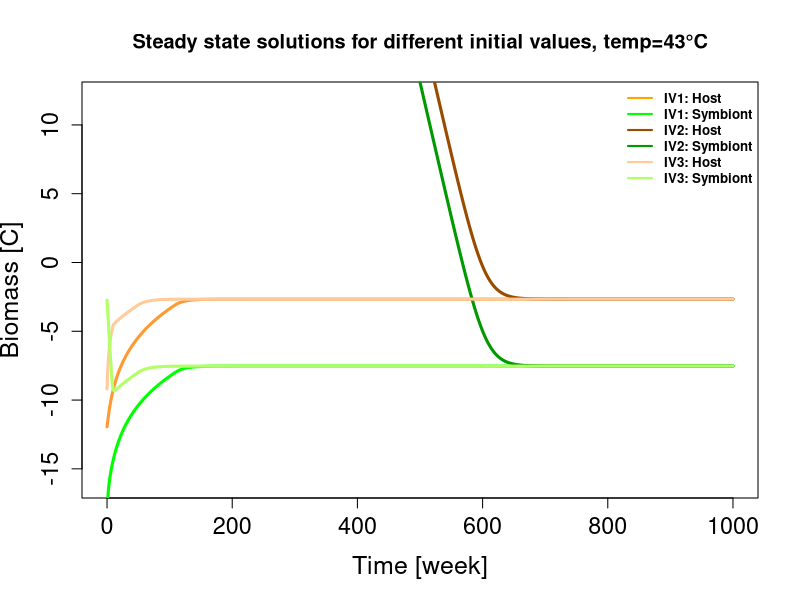

Here is the R script that generated this plot:
# this is a code for solving the system for different initital values in one plot - Done
# the system is from the article https://www.sciencedirect.com/science/article/pii/S0304380023000534
# incl. a temperature dependence on the metabolic input 
# made by Mikkel Nielsen and Camilla Jensen ¨
# last modified 16-Mar-2023 

library(deSolve)
library(ggplot2)
library(dplyr)
library(ggtext)

param <- list(
  p = 27.7, # Photosynthesis [week^-1]
  a = 0.0724, # Attack rate [week^-1]
  n_hn = 0.18, # Conversion rate of host to nitrogen [mol N mol C^-1]
  y_n = 0.0602, # Yield / conversion efficiency of host nitrogen to symbiont nitrogen [mol N mol N^-1]
  n_sn = 0.13, # Conversion of nitrogen to carbon [mol N mol C^-1]
  w = 0.00261, # Handling time of host for symbiont [week]
  d_s = 0.771, # Symbiont death rate [week^-1]
  d_h = 0.126, # Host death rate [week^-1]
  
  r_n = 0.0146, # Nitrogen uptake rate [mol N mol C^-1 week^-1] feed
  r_c = 0.00999, # Carbon uptake rate [week^-1] feed
  
  E = 0.63*1.60217663*10**(-19), # Activation energy [J]
  k = 1.380659*10**(-23), # Boltzmann's constant [J/K]
  T = 273.15+30.11, # Temperature [K]
  T_ref = 273.15+26.11 # ref temperature [K]
)

# temperature dependence
param$b = exp(-param$E*(1/param$k*(1/param$T-1/param$T_ref))) # Arrhenius equation 
param$w_tilde = param$w/param$b  # Handling time dependent on temperature

# Initial conditions 
S0 <- 1.02*10**(-10) #[mol C]
H0 <- 6.50*10**(-6) #[mol C]
S1 <- 0.08*10**(20) #much higher initial values
H1 <- 3*10**(50)
S2 <- 6.50*10**(-2) #S has a higher initial than H
H2 <- 1.02*10**(-4)

# Time 
t <- seq(0, 1000, by = 1)

# Dynamical equations - original initial values
HSmodel <- function(t, state, param) {
  with(as.list(c(state, param)), {
    dSdt <- pmin(p*S,
                 (a*H*n_hn*S*y_n)/(S*n_sn+a*H*n_sn*w_tilde)) - d_s*S
    
    dHdt <- -((a*H*S)/(S+a*H*w_tilde)) - d_h*H +
      pmin(((H^(2/3)*r_n/n_hn)),
           H^(2/3)*r_c+p*S - pmin(p*S,
                                  (a*H*n_hn*S*y_n)/(S*n_sn+a*H*n_sn*w_tilde)))
    return(list(c(dSdt, dHdt)))
  })
}


# Solve the differential equations
res <- ode(y = c(S = S0, H = H0), times = t, func = HSmodel, parms = param)
S <- res[, "S"]
H <- res[, "H"]

# Plot results
# Create a data frame with the time and species abundances
df <- data.frame(time = t, S = S, H = H)


# Solve the differential equations - 2 initial values
res1 <- ode(y = c(S = S1, H = H1), times = t, func = HSmodel, parms = param)
S1 <- res1[, "S"]
H1 <- res1[, "H"]

# Plot results
# Create a data frame with the time and species abundances
df1 <- data.frame(time = t, S1 = S1, H1 = H1)

# Solve the differential equations - 3 initial values 
res2 <- ode(y = c(S = S2, H = H2), times = t, func = HSmodel, parms = param)
S2 <- res2[, "S"]
H2 <- res2[, "H"]

# Plot results
# Create a data frame with the time and species abundances
df2 <- data.frame(time = t, S2 = S2, H2 = H2)


# plot with different initial values - log transformed
par(cex.lab=1.5, cex.axis=1.4)
plot(t,log(H), col="#FF9933", type="l", lwd=3, xlab = "Time [week]", ylab = "Biomass [C]", ylim = c(-16, 12), xlim = c(0, 1000))
lines(t,log(S), col="green",  lwd =3)
lines(t,log(H1), col="#994C00", lwd =3)
lines(t,log(S1), col="#009900", lwd =3)
lines(t,log(H2), col="#FFCC99", lwd =3)
lines(t,log(S2), col="#B2FF66", lwd =3)
# Add a legend with a larger font size
legend("topright", legend=c("IV1: Host", "IV1: Symbiont", "IV2: Host", "IV2: Symbiont","IV3: Host", "IV3: Symbiont"), col=c("orange", "green","#994C00","#009900","#FFCC99","#B2FF66"), lty=c(1,1), lwd=c(2,2), cex=0.8, bty="n",text.font = 2)
title("Steady state solutions for different initial values, temp=43\u00B0C")
